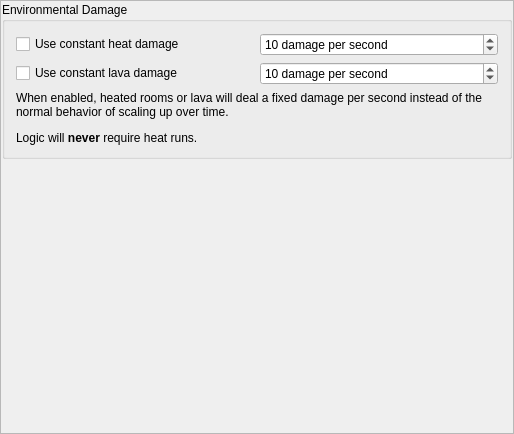
<?xml version="1.0" encoding="UTF-8"?>
<ui version="4.0">
 <class>PresetMSREnergy</class>
 <widget class="QMainWindow" name="PresetMSREnergy">
  <property name="geometry">
   <rect>
    <x>0</x>
    <y>0</y>
    <width>514</width>
    <height>434</height>
   </rect>
  </property>
  <property name="windowTitle">
   <string>Energy</string>
  </property>
  <widget class="QWidget" name="centralWidget">
   <property name="maximumSize">
    <size>
     <width>16777215</width>
     <height>16777215</height>
    </size>
   </property>
   <layout class="QVBoxLayout" name="main_layout">
    <property name="leftMargin">
     <number>0</number>
    </property>
    <property name="topMargin">
     <number>0</number>
    </property>
    <property name="rightMargin">
     <number>0</number>
    </property>
    <property name="bottomMargin">
     <number>0</number>
    </property>
    <item>
     <widget class="QScrollArea" name="scroll_area">
      <property name="widgetResizable">
       <bool>true</bool>
      </property>
      <widget class="QWidget" name="scroll_area_contents">
       <property name="geometry">
        <rect>
         <x>0</x>
         <y>0</y>
         <width>512</width>
         <height>432</height>
        </rect>
       </property>
       <property name="sizePolicy">
        <sizepolicy hsizetype="Ignored" vsizetype="Preferred">
         <horstretch>0</horstretch>
         <verstretch>0</verstretch>
        </sizepolicy>
       </property>
       <layout class="QVBoxLayout" name="scroll_area_layout">
        <property name="leftMargin">
         <number>1</number>
        </property>
        <property name="topMargin">
         <number>1</number>
        </property>
        <property name="rightMargin">
         <number>1</number>
        </property>
        <property name="bottomMargin">
         <number>0</number>
        </property>
        <item>
         <widget class="QGroupBox" name="constant_environment_damage_box">
          <property name="title">
           <string>Environmental Damage</string>
          </property>
          <layout class="QGridLayout" name="constant_environment_damage_layout">
           <item row="4" column="0">
            <widget class="QCheckBox" name="constant_heat_damage_check">
             <property name="text">
              <string>Use constant heat damage</string>
             </property>
            </widget>
           </item>
           <item row="4" column="1">
            <widget class="QSpinBox" name="constant_heat_damage_spin_box">
             <property name="alignment">
              <set>Qt::AlignLeading|Qt::AlignLeft|Qt::AlignVCenter</set>
             </property>
             <property name="suffix">
              <string> damage per second</string>
             </property>
             <property name="minimum">
              <number>0</number>
             </property>
             <property name="maximum">
              <number>1000</number>
             </property>
             <property name="value">
              <number>10</number>
             </property>
            </widget>
           </item>
           <item row="5" column="0">
            <widget class="QCheckBox" name="constant_lava_damage_check">
             <property name="text">
              <string>Use constant lava damage</string>
             </property>
            </widget>
           </item>
           <item row="6" column="0" colspan="2">
            <widget class="QLabel" name="constant_environment_damage_label">
             <property name="text">
              <string>&lt;html&gt;&lt;head/&gt;&lt;body&gt;&lt;p&gt;When enabled, heated rooms or lava will deal a fixed damage per second instead of the normal behavior of scaling up over time.&lt;/p&gt;&lt;p&gt;Logic will &lt;span style=&quot; font-weight:696;&quot;&gt;never&lt;/span&gt; require heat runs.&lt;/p&gt;&lt;/body&gt;&lt;/html&gt;</string>
             </property>
             <property name="wordWrap">
              <bool>true</bool>
             </property>
            </widget>
           </item>
           <item row="5" column="1">
            <widget class="QSpinBox" name="constant_lava_damage_spin_box">
             <property name="alignment">
              <set>Qt::AlignLeading|Qt::AlignLeft|Qt::AlignVCenter</set>
             </property>
             <property name="suffix">
              <string> damage per second</string>
             </property>
             <property name="minimum">
              <number>0</number>
             </property>
             <property name="maximum">
              <number>1000</number>
             </property>
             <property name="value">
              <number>10</number>
             </property>
            </widget>
           </item>
          </layout>
         </widget>
        </item>
        <item>
         <spacer name="energy_tank_spacer">
          <property name="orientation">
           <enum>Qt::Vertical</enum>
          </property>
          <property name="sizeHint" stdset="0">
           <size>
            <width>20</width>
            <height>40</height>
           </size>
          </property>
         </spacer>
        </item>
       </layout>
      </widget>
     </widget>
    </item>
   </layout>
  </widget>
 </widget>
 <layoutdefault spacing="6" margin="11"/>
 <resources/>
 <connections/>
</ui>
